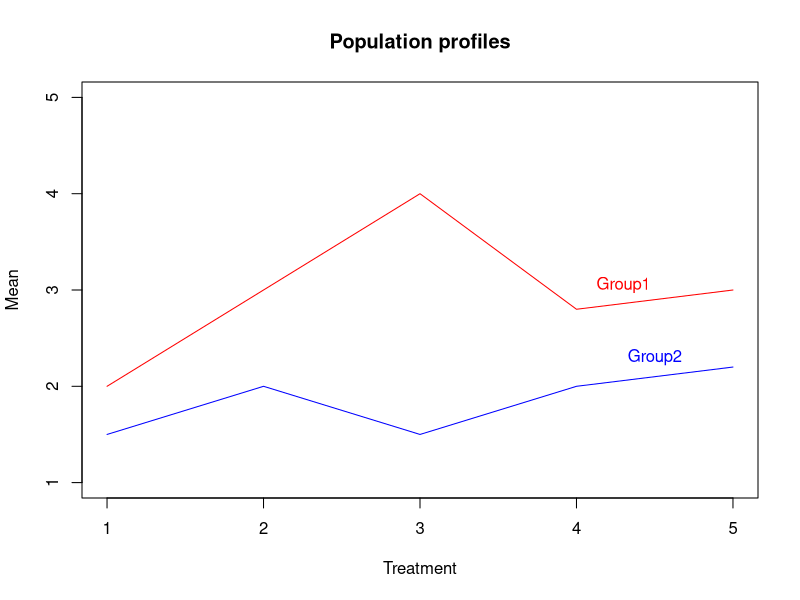

Write the R code that produced this figure.


x=c(2,3,4,2.8,3)
xx=c(1.5,2,1.5,2,2.2)
y=1:5
plot(y~y,xlab="Treatment",ylab="Mean",main="Population profiles",type="n")
lines(x,col="red")
lines(xx,col="blue")
text(4.3,3.05,"Group1",col="red")
text(4.5,2.3,"Group2",col="blue")
